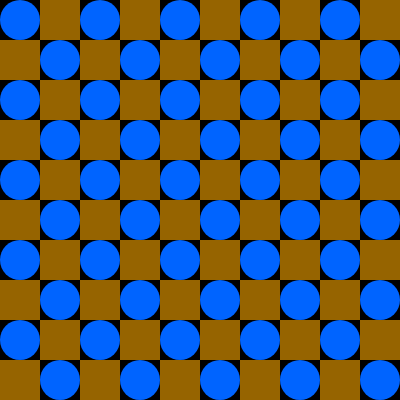
Frame 1 (no input)
Frame 2 (the mouse pressed at the canvas centre, redrawn once): identical to frame 1, image omitted

The p5.js sketch that drew this single still picture (run headless with seeded random() and noise() and a simulated clock; the mouse was pressed at the canvas centre and the sketch redrawn once):

// p5.js sketch
// ── sketch.js
function setup() {
  createCanvas(400, 400); // 
  noStroke(); // 
}

function draw() {
  background(0); //  background
  
  let size = 40; // Size of  shape
  
  // Loop  draw rows and columns of shapes
  for (let x = 0; x < width; x += size) {
    for (let y = 0; y < height; y += size) {
      
      // Alternate between circles and squares
      if ((x + y) % (size * 2) == 0) {
        fill(0, 100, 300); // 
        ellipse(x + size/2, y + size/2, size, size); // Circle
      } else {
        fill(150, 100, 0); // 
        rect(x, y, size, size); // Square
      }
    }
  }
  
  noLoop(); // Stop the loop 
}
